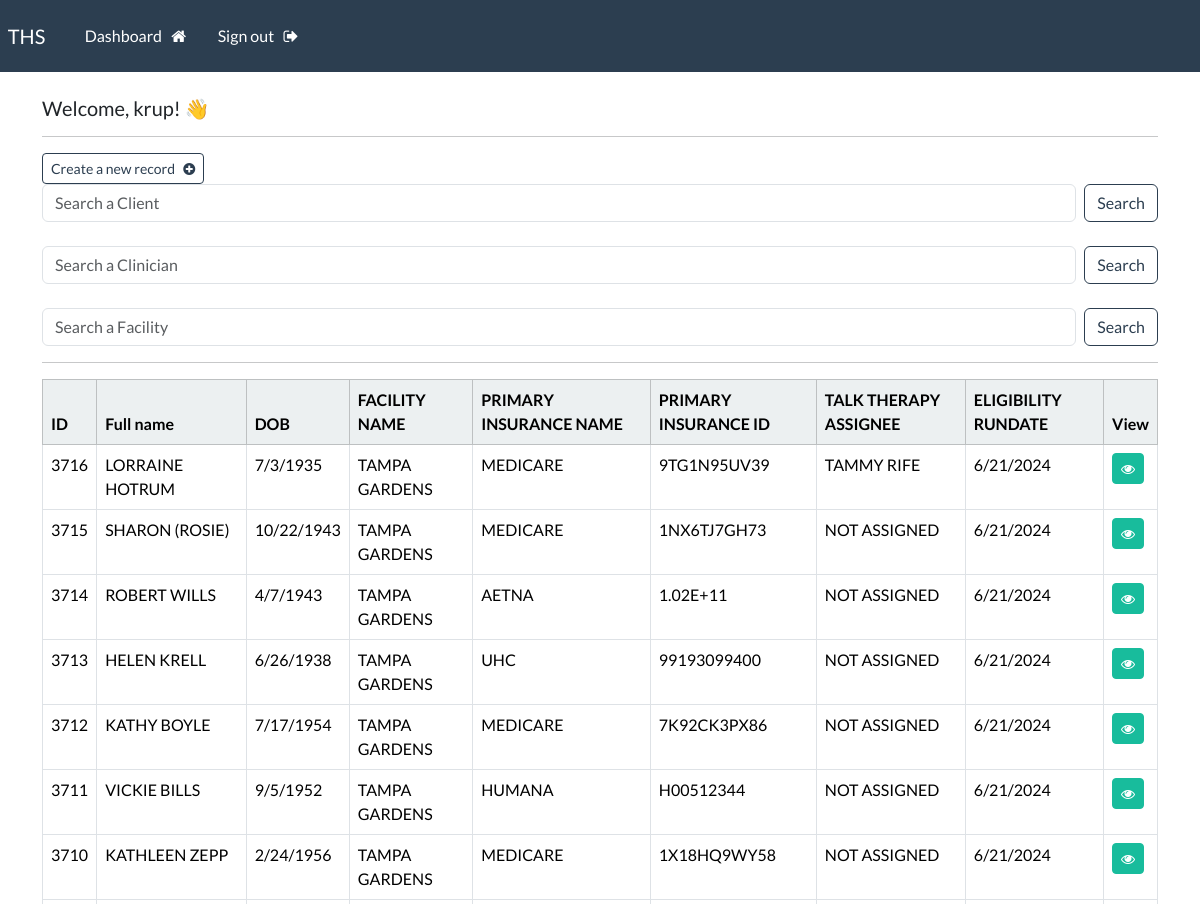
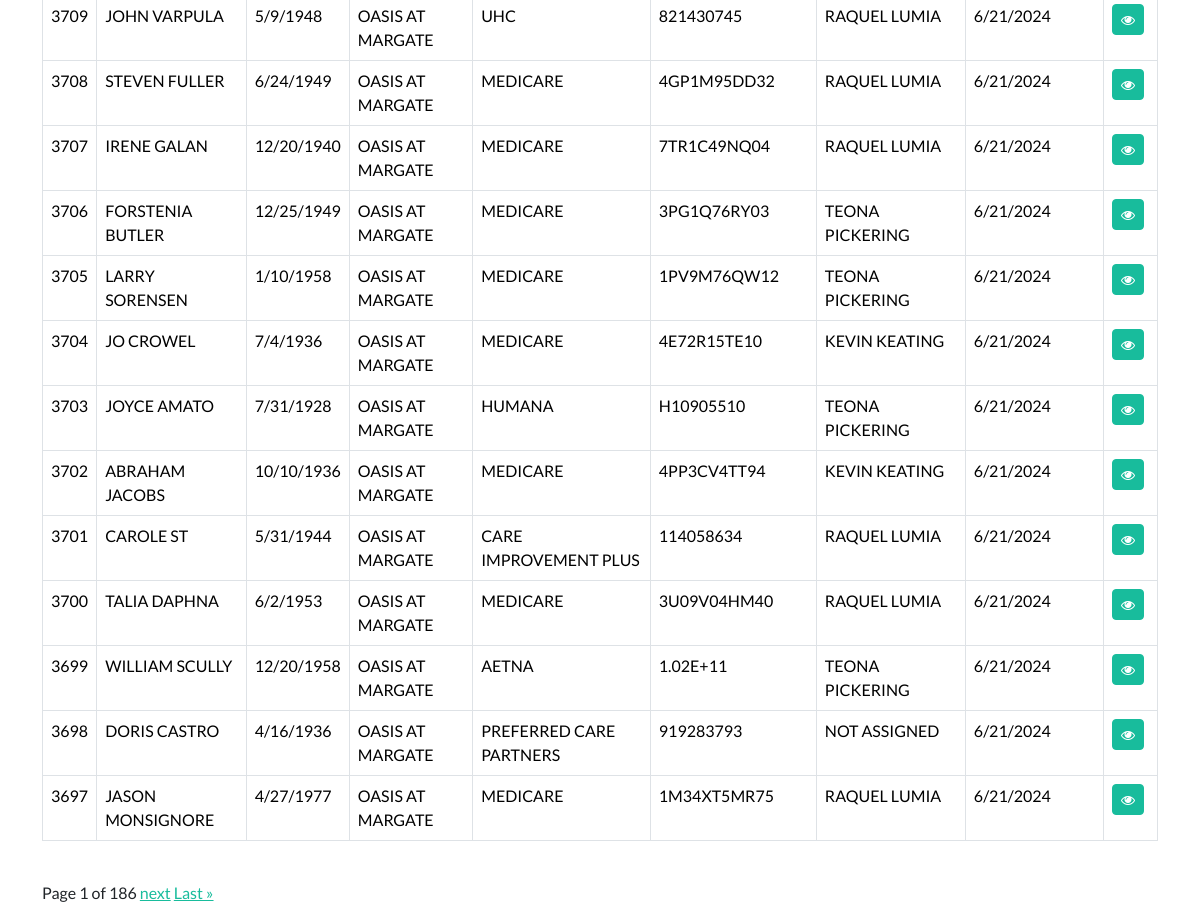
The page /dashboard (signed in) on the database its author committed (2 pictures, top to bottom).
### webapp/models.py (models this page shows, shortened)
class Record(models.Model):
    first_name = models.CharField(max_length=100)
    last_name = models.CharField(max_length=100)
    ssn = models.CharField(max_length=125, default= '')
    dob = models.CharField(max_length=125, default= '')
    facility_name = models.CharField(max_length=125, default= '')
    sex = models.CharField(max_length=6, default= '')
    status = models.CharField(max_length=10, default='')
    primary_insurance_name =models.CharField(max_length=100, default='')
    primary_insurance = models.CharField(max_length=100, default='')
    secondary_insurance = models.CharField(max_length=100, default ='')
    eligibility_status = models.CharField(max_length=100 , default='')
    copay = models.CharField(max_length=4, default='')
    ded = models.CharField(max_length=4, default='')
    coinsurance = models.CharField(max_length=4, default='')
    referred_by =models.CharField(max_length=100, default='')
    eligibility_comments = models.CharField(max_length=500, default='')
    eligibility_rundate = models.CharField(max_length=500, default='')
    talk_therapy_doc_name = models.CharField(max_length=100, default='')
    med_management_doc_name = models.CharField(max_length=100, default='')
    assign_date = models.CharField(max_length=100, default='')
    additional_notes = models.CharField(max_length=100, default= '')
    responsible_party_name = models.CharField(max_length=100, default ='')
    responsible_party_relationaship = models.CharField(max_length=100, default ='')
    responsible_party_Number = models.CharField(max_length=100, default ='')
    responsible_party_Email = models.CharField(max_length=100, default ='')
    pharmacy_information = models.CharField(max_length=100, default ='')
    diagnosis_information = models.TextField(max_length=100, default ='')

### webapp/views.py (the view)
# urls.py: path('dashboard', views.dashboard, name="dashboard"),
@login_required(login_url='my-login')
def dashboard(request):
    my_records = Record.objects.all().order_by('-id')
    p = Paginator(Record.objects.all().order_by('-id'), 20)
    page = request.GET.get('page')
    clients = p.get_page(page)
    context = {'records': clients}
    return render(request, 'webapp/dashboard.html', context=context)

### webapp/templates/webapp/dashboard.html (shortened to what this page needs)
{% extends 'webapp/base.html' %}
{% block content %}
    <h5> Welcome, {{user}}! 👋 </h5>
    <hr>
    <a class="btn btn-outline-primary btn-sm" href="{% url 'create-record' %}">
        Create a new record &nbsp; <i class="fa fa-plus-circle" aria-hidden="true"></i>
    </a>
    <br>
    <form class = "d-flex" method =POST action="{% url 'search-record' %}">
        <input class = "form-control me-2"
         type="search" placeholder="Search a Client" aria-label="Search" name = "searched">
         <button class = "btn btn-outline-primary", type="submit">Search</button>
    </form>
    <br>
    <form class = "d-flex" method =POST action="{% url 'search-clinicians' %}">
        <input class = "form-control me-2"
         type="search" placeholder="Search a Clinician" aria-label="Search" name = "searched">
         <button class = "btn btn-outline-primary", type="submit">Search</button>
    </form>
    <br>
    <form class = "d-flex" method =POST action="{% url 'search-facility' %}">
        <input class = "form-control me-2"
         type="search" placeholder="Search a Facility" aria-label="Search" name = "searched">
         <button class = "btn btn-outline-primary", type="submit">Search</button>
    </form>
    <hr>
    <table class="table table-hover table-bordered">
        <thead class="table-light">
            <tr>
                <th scope="col"> ID </th>
                <th scope="col"> Full name </th>
                <th scope="col"> DOB </th>
                <th scope="col"> FACILITY NAME </th>
                <th scope="col"> PRIMARY INSURANCE NAME </th>
                <th scope="col"> PRIMARY INSURANCE ID </th>
                <th scope="col"> TALK THERAPY ASSIGNEE </th>
                <th scope="col"> ELIGIBILITY RUNDATE</th>
                <th scope="col"> View </th>
            </tr>
        </thead>
        <tbody>
        {% if records %}
            {% for record in records %}
            <tr>
                <td> {{record.id}} </td>
                <td> {{record.first_name}}  {{record.last_name}} </td>
                <td> {{record.dob}} </td>
                <td> {{record.facility_name}} </td>
                <td> {{record.primary_insurance_name}} </td>
                <td> {{record.primary_insurance}} </td>
                <td> {{record.talk_therapy_doc_name}} </td>
                <td> {{record.eligibility_rundate}} </td>
                <td> <a class="btn btn-success btn-sm" href="{% url 'record' record.id %}"> <i class="fa fa-eye" aria-hidden="true"></i> </a> </td>
            </tr>
            {% endfor %}
        {% endif %}
        </tbody>
    </table>
    <br/>
    Page {{records.number}} of {{records.paginator.num_pages}}
    {% if records.has_next %}
        <a href = "?page={{records.next_page_number}}"> next</a>
        <a href= "?page={{records.paginator.num_pages}}"> Last &raquo</a>
        {% endif %}
{% endblock %}

### webapp/templates/webapp/base.html (shortened to what this page needs)
{% load static %}
<!DOCTYPE html>
<html>
    <head>
        <link rel="stylesheet" type="text/css" href="https://bootswatch.com/5/flatly/bootstrap.min.css">
        <link rel="stylesheet" type="text/css" href="{% static 'css/styles.css' %}">
        <link rel="stylesheet" href="https://cdnjs.cloudflare.com/ajax/libs/font-awesome/4.7.0/css/font-awesome.min.css">
    </head>
    <body>
        {% include 'webapp/navbar.html' %}
        <div class="container">
            <br>
           {% block content %}
           {% endblock %}
        </div>
    </body>
</html>

### webapp/templates/webapp/navbar.html (shortened to what this page needs)
<nav class="navbar navbar-expand-lg navbar-dark bg-primary justify-content-center">
    <a class="navbar-brand main-heading" href="{% url '' %}">
      &nbsp; THS
    </a>
      <div class="collapse navbar-collapse text-center" id="navbarNavDropdown">
        <ul class="navbar-nav mr-auto">
          {% if user.is_authenticated %}
            <li class="nav-item">
              <a class="nav-link" href="{% url 'dashboard' %}">Dashboard &nbsp; <i class="fa fa-home" aria-hidden="true"></i> </a>
            </li>
            <li class="nav-item">
              <a class="nav-link" href="{% url 'user-logout' %}">Sign out &nbsp; <i class="fa fa-sign-out" aria-hidden="true"></i> </a>
            </li>
        </ul>
        {% else %}
        &nbsp;     &nbsp;     &nbsp;
        <li class="nav-item">
          <a class="nav-link" href="{% url 'my-login' %}">Login</a>
        </li>
        {% endif %}
      </div>
  </nav>

### rows shown on the page
Record: id "3716", first_name "LORRAINE", last_name "HOTRUM", dob "7/3/1935", facility_name "TAMPA GARDENS", primary_insurance_name "MEDICARE", primary_insurance "9TG1N95UV39", talk_therapy_doc_name "TAMMY RIFE", eligibility_rundate "6/21/2024"
Record: id "3715", first_name "SHARON", last_name "(ROSIE)", dob "10/22/1943", facility_name "TAMPA GARDENS", primary_insurance_name "MEDICARE", primary_insurance "1NX6TJ7GH73", talk_therapy_doc_name "NOT ASSIGNED", eligibility_rundate "6/21/2024"
Record: id "3714", first_name "ROBERT", last_name "WILLS", dob "4/7/1943", facility_name "TAMPA GARDENS", primary_insurance_name "AETNA", primary_insurance "1.02E+11", talk_therapy_doc_name "NOT ASSIGNED", eligibility_rundate "6/21/2024"
Record: id "3713", first_name "HELEN", last_name "KRELL", dob "6/26/1938", facility_name "TAMPA GARDENS", primary_insurance_name "UHC", primary_insurance "99193099400", talk_therapy_doc_name "NOT ASSIGNED", eligibility_rundate "6/21/2024"
Record: id "3712", first_name "KATHY", last_name "BOYLE", dob "7/17/1954", facility_name "TAMPA GARDENS", primary_insurance_name "MEDICARE", primary_insurance "7K92CK3PX86", talk_therapy_doc_name "NOT ASSIGNED", eligibility_rundate "6/21/2024"
Record: id "3711", first_name "VICKIE", last_name "BILLS", dob "9/5/1952", facility_name "TAMPA GARDENS", primary_insurance_name "HUMANA", primary_insurance "H00512344", talk_therapy_doc_name "NOT ASSIGNED", eligibility_rundate "6/21/2024"
Record: id "3710", first_name "KATHLEEN", last_name "ZEPP", dob "2/24/1956", facility_name "TAMPA GARDENS", primary_insurance_name "MEDICARE", primary_insurance "1X18HQ9WY58", talk_therapy_doc_name "NOT ASSIGNED", eligibility_rundate "6/21/2024"
Record: id "3709", first_name "JOHN", last_name "VARPULA", dob "5/9/1948", facility_name "OASIS AT MARGATE", primary_insurance_name "UHC", primary_insurance "821430745", talk_therapy_doc_name "RAQUEL LUMIA", eligibility_rundate "6/21/2024"
Record: id "3708", first_name "STEVEN", last_name "FULLER", dob "6/24/1949", facility_name "OASIS AT MARGATE", primary_insurance_name "MEDICARE", primary_insurance "4GP1M95DD32", talk_therapy_doc_name "RAQUEL LUMIA", eligibility_rundate "6/21/2024"
Record: id "3707", first_name "IRENE", last_name "GALAN", dob "12/20/1940", facility_name "OASIS AT MARGATE", primary_insurance_name "MEDICARE", primary_insurance "7TR1C49NQ04", talk_therapy_doc_name "RAQUEL LUMIA", eligibility_rundate "6/21/2024"
Record: id "3706", first_name "FORSTENIA", last_name "BUTLER", dob "12/25/1949", facility_name "OASIS AT MARGATE", primary_insurance_name "MEDICARE", primary_insurance "3PG1Q76RY03", talk_therapy_doc_name "TEONA PICKERING", eligibility_rundate "6/21/2024"
Record: id "3705", first_name "LARRY", last_name "SORENSEN", dob "1/10/1958", facility_name "OASIS AT MARGATE", primary_insurance_name "MEDICARE", primary_insurance "1PV9M76QW12", talk_therapy_doc_name "TEONA PICKERING", eligibility_rundate "6/21/2024"
Record: id "3704", first_name "JO", last_name "CROWEL", dob "7/4/1936", facility_name "OASIS AT MARGATE", primary_insurance_name "MEDICARE", primary_insurance "4E72R15TE10", talk_therapy_doc_name "KEVIN KEATING", eligibility_rundate "6/21/2024"
Record: id "3703", first_name "JOYCE", last_name "AMATO", dob "7/31/1928", facility_name "OASIS AT MARGATE", primary_insurance_name "HUMANA", primary_insurance "H10905510", talk_therapy_doc_name "TEONA PICKERING", eligibility_rundate "6/21/2024"
Record: id "3702", first_name "ABRAHAM", last_name "JACOBS", dob "10/10/1936", facility_name "OASIS AT MARGATE", primary_insurance_name "MEDICARE", primary_insurance "4PP3CV4TT94", talk_therapy_doc_name "KEVIN KEATING", eligibility_rundate "6/21/2024"
Record: id "3701", first_name "CAROLE", last_name "ST", dob "5/31/1944", facility_name "OASIS AT MARGATE", primary_insurance_name "CARE IMPROVEMENT PLUS", primary_insurance "114058634", talk_therapy_doc_name "RAQUEL LUMIA", eligibility_rundate "6/21/2024"
Record: id "3700", first_name "TALIA", last_name "DAPHNA", dob "6/2/1953", facility_name "OASIS AT MARGATE", primary_insurance_name "MEDICARE", primary_insurance "3U09V04HM40", talk_therapy_doc_name "RAQUEL LUMIA", eligibility_rundate "6/21/2024"
Record: id "3699", first_name "WILLIAM", last_name "SCULLY", dob "12/20/1958", facility_name "OASIS AT MARGATE", primary_insurance_name "AETNA", primary_insurance "1.02E+11", talk_therapy_doc_name "TEONA PICKERING", eligibility_rundate "6/21/2024"
Record: id "3698", first_name "DORIS", last_name "CASTRO", dob "4/16/1936", facility_name "OASIS AT MARGATE", primary_insurance_name "PREFERRED CARE PARTNERS", primary_insurance "919283793", talk_therapy_doc_name "NOT ASSIGNED", eligibility_rundate "6/21/2024"
Record: id "3697", first_name "JASON", last_name "MONSIGNORE", dob "4/27/1977", facility_name "OASIS AT MARGATE", primary_insurance_name "MEDICARE", primary_insurance "1M34XT5MR75", talk_therapy_doc_name "RAQUEL LUMIA", eligibility_rundate "6/21/2024"

### other values the page prints
{{ user }} "krup"
{{ records.number }} "1"
{{ records.paginator.num_pages }} "186"
